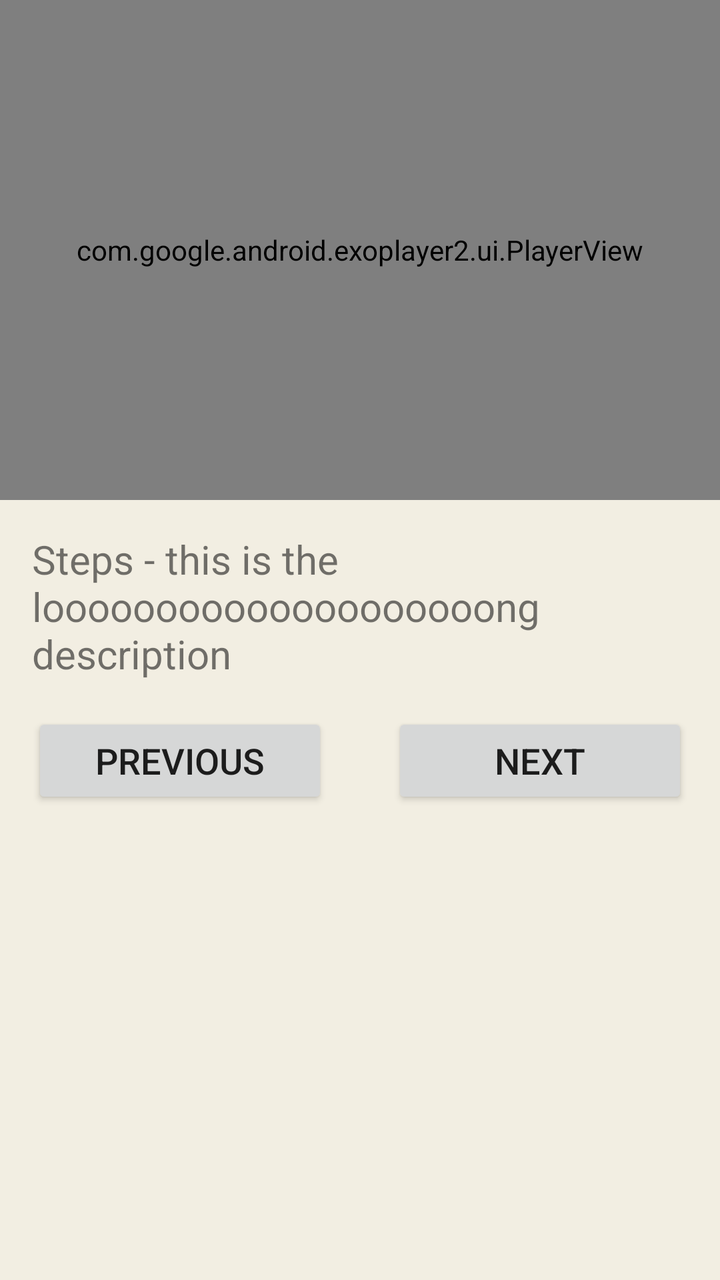
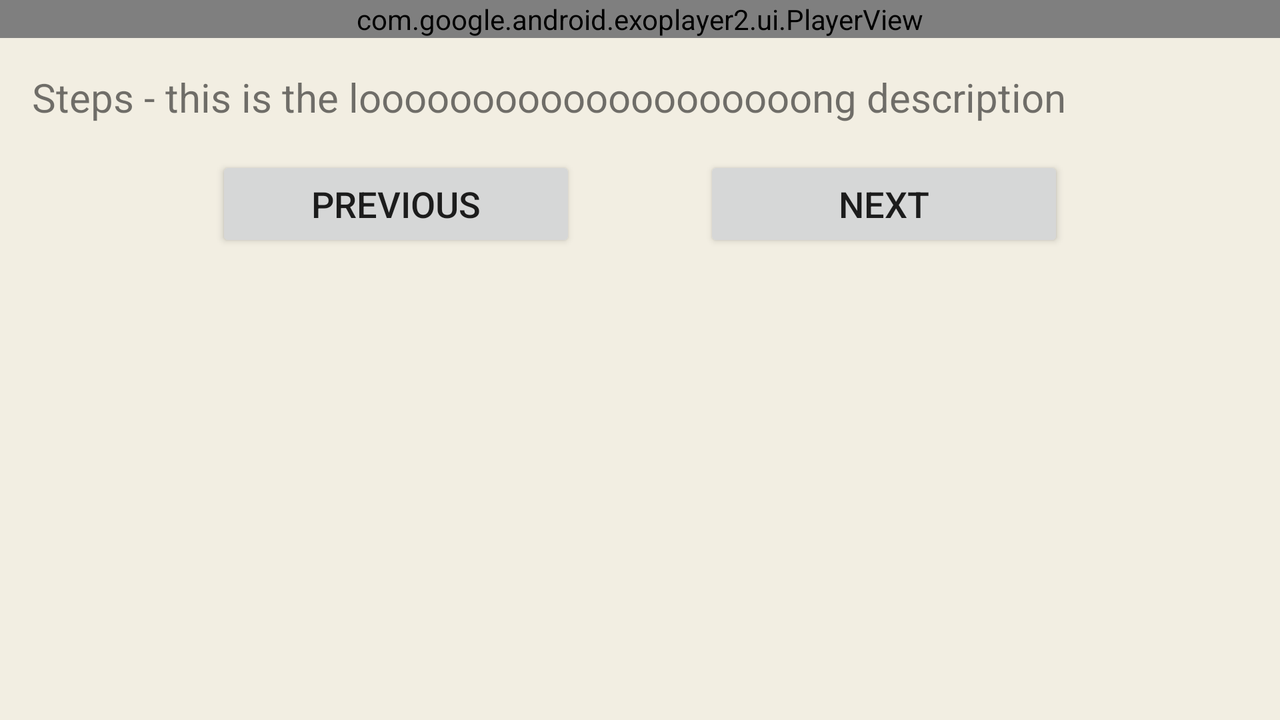

First picture: res/layout/ on a phone held upright. Second picture: the repository's own variant of that layout, on a device whose configuration matches the variant's folder. Source for both follows.
<!-- AndroidManifest.xml: application theme AppTheme -->
<!-- res/layout/fragment_recipe_instruction.xml -->
<?xml version="1.0" encoding="utf-8"?>
<ScrollView
    xmlns:android="http://schemas.android.com/apk/res/android"
    xmlns:app="http://schemas.android.com/apk/res-auto"
    xmlns:tools="http://schemas.android.com/tools"
    android:layout_width="fill_parent"
    android:layout_height="fill_parent">

    <android.support.constraint.ConstraintLayout
        android:layout_width="match_parent"
        android:layout_height="wrap_content"
        android:fitsSystemWindows="false">
        
        
        
        
        

        
        <com.google.android.exoplayer2.ui.PlayerView
            android:id="@+id/step_videoPlayerView"
            android:layout_width="@dimen/zero_width"
            android:layout_height="@dimen/exoplayer_height"
            app:resize_mode="zoom"
            app:layout_constraintBottom_toTopOf="@+id/steps_description_tv"
            app:layout_constraintEnd_toEndOf="parent"
            app:layout_constraintStart_toStartOf="parent"
            app:layout_constraintTop_toTopOf="parent">
        </com.google.android.exoplayer2.ui.PlayerView>

        
        <TextView
            android:id="@+id/steps_description_tv"
            android:layout_width="@dimen/zero_width"
            android:layout_height="wrap_content"
            android:layout_margin="@dimen/bigger_margin_and_padding"
            android:textSize="20sp"
            app:layout_constraintEnd_toEndOf="parent"
            app:layout_constraintStart_toStartOf="parent"
            app:layout_constraintTop_toBottomOf="@+id/step_videoPlayerView"
            tools:text="@string/steps_description_muster_tv" />

        <LinearLayout
            android:id="@+id/linear_layout"
            android:layout_width="@dimen/zero_width"
            android:layout_height="wrap_content"
            android:layout_alignParentBottom="true"
            android:layout_marginTop="@dimen/bigger_margin_and_padding"
            android:layout_marginBottom="@dimen/bigger_margin_and_padding"
            android:gravity="bottom"
            android:orientation="horizontal"
            app:layout_constraintBottom_toBottomOf="parent"
            app:layout_constraintEnd_toEndOf="parent"
            app:layout_constraintHorizontal_bias="0.0"
            app:layout_constraintStart_toStartOf="parent"
            app:layout_constraintTop_toBottomOf="@+id/steps_description_tv"
            app:layout_constraintVertical_bias="1.0">

            
            <Button
                android:id="@+id/previous_button"
                android:layout_width="@dimen/zero_width"
                android:layout_height="wrap_content"
                android:layout_marginStart="@dimen/bigger_margin_and_padding"
                android:layout_marginEnd="@dimen/bigger_margin_and_padding"
                android:layout_weight="1"
                android:height="@dimen/button_height"
                android:text="@string/previous_button"
                android:textSize="18sp"
                app:layout_constraintBottom_toBottomOf="parent"
                app:layout_constraintStart_toStartOf="parent" />

            
            <Button
                android:id="@+id/next_button"
                android:layout_width="@dimen/zero_width"
                android:layout_height="wrap_content"
                android:layout_marginStart="@dimen/bigger_margin_and_padding"
                android:layout_marginEnd="@dimen/bigger_margin_and_padding"
                android:layout_weight="1"
                android:height="@dimen/button_height"
                android:text="@string/next_button"
                android:textSize="18sp"
                app:layout_constraintEnd_toEndOf="parent" />
        </LinearLayout>
    </android.support.constraint.ConstraintLayout>
</ScrollView>
<!-- resources referenced by this layout -->
<resources>
  <dimen name="bigger_margin_and_padding">16dp</dimen>
  <dimen name="button_height">48dp</dimen>
  <dimen name="exoplayer_height">250dp</dimen>
  <dimen name="zero_width">0dp</dimen>
  <string name="next_button">Next</string>
  <string name="previous_button">Previous</string>
  <string name="steps_description_muster_tv">Steps - this is the loooooooooooooooooooong description</string>
  <style name="AppTheme" parent="Theme.AppCompat.Light.DarkActionBar">
          
          <item name="colorPrimary">@color/colorPrimary</item>
          <item name="colorPrimaryDark">@color/colorPrimaryDark</item>
          <item name="colorAccent">@color/colorAccent</item>
          <item name="android:colorBackground">@color/backgroundColor</item>
      </style>
  <color name="colorPrimary">#233237</color>
  <color name="colorPrimaryDark">#18121E</color>
  <color name="colorAccent">#984B43</color>
  <color name="backgroundColor">#F2EEE2</color>
</resources>
<!-- res/layout-land/fragment_recipe_instruction.xml (the repository's variant of the layout above) -->
<!-- drawn on the phone turned sideways -->
<?xml version="1.0" encoding="utf-8"?>
<ScrollView
    xmlns:android="http://schemas.android.com/apk/res/android"
    xmlns:app="http://schemas.android.com/apk/res-auto"
    xmlns:tools="http://schemas.android.com/tools"
    android:layout_width="fill_parent"
    android:layout_height="fill_parent">

    <android.support.constraint.ConstraintLayout
        android:layout_width="match_parent"
        android:layout_height="wrap_content"
        android:fitsSystemWindows="false">

        
        <com.google.android.exoplayer2.ui.PlayerView
            android:id="@+id/step_videoPlayerView"
            android:layout_width="@dimen/zero_width"
            android:layout_height="wrap_content"
            app:resize_mode="zoom"
            app:layout_constraintBottom_toTopOf="@+id/steps_description_tv"
            app:layout_constraintEnd_toEndOf="parent"
            app:layout_constraintStart_toStartOf="parent"
            app:layout_constraintTop_toTopOf="parent">
        </com.google.android.exoplayer2.ui.PlayerView>

        
        <TextView
            android:id="@+id/steps_description_tv"
            android:layout_width="@dimen/zero_width"
            android:layout_height="wrap_content"
            android:layout_margin="@dimen/bigger_margin_and_padding"
            android:textSize="20sp"
            app:layout_constraintEnd_toEndOf="parent"
            app:layout_constraintStart_toStartOf="parent"
            app:layout_constraintTop_toBottomOf="@+id/step_videoPlayerView"
            tools:text="@string/steps_description_muster_tv" />

        <LinearLayout
            android:id="@+id/linear_layout"
            android:layout_width="match_parent"
            android:layout_height="wrap_content"
            android:layout_alignParentBottom="true"
            android:layout_marginTop="@dimen/bigger_margin_and_padding"
            android:layout_marginBottom="@dimen/bigger_margin_and_padding"
            android:gravity="center_horizontal"
            android:orientation="horizontal"
            app:layout_constraintBottom_toBottomOf="parent"
            app:layout_constraintEnd_toEndOf="parent"
            app:layout_constraintHorizontal_bias="0.0"
            app:layout_constraintStart_toStartOf="parent"
            app:layout_constraintTop_toBottomOf="@+id/steps_description_tv"
            app:layout_constraintVertical_bias="1.0">

            
            <Button
                android:id="@+id/previous_button"
                android:layout_width="@dimen/button_width_tablet"
                android:layout_height="wrap_content"
                android:layout_marginStart="@dimen/big_margin_and_padding"
                android:layout_marginEnd="@dimen/big_margin_and_padding"
                android:height="48dp"
                android:text="@string/previous_button"
                android:textSize="18sp" />

            
            <Button
                android:id="@+id/next_button"
                android:layout_width="@dimen/button_width_tablet"
                android:layout_height="wrap_content"
                android:layout_marginStart="@dimen/big_margin_and_padding"
                android:layout_marginEnd="@dimen/big_margin_and_padding"
                android:height="48dp"
                android:text="@string/next_button"
                android:textSize="18sp" />
        </LinearLayout>
    </android.support.constraint.ConstraintLayout>
</ScrollView>
<!-- resources referenced by the variant -->
<!-- as the phone turned sideways resolves them -->
<resources>
  <dimen name="big_margin_and_padding">32dp</dimen>
  <dimen name="bigger_margin_and_padding">16dp</dimen>
  <dimen name="button_width_tablet">180dp</dimen>
  <dimen name="zero_width">0dp</dimen>
  <string name="next_button">Next</string>
  <string name="previous_button">Previous</string>
  <string name="steps_description_muster_tv">Steps - this is the loooooooooooooooooooong description</string>
  <style name="AppTheme" parent="Theme.AppCompat.Light.DarkActionBar">
          
          <item name="colorPrimary">@color/colorPrimary</item>
          <item name="colorPrimaryDark">@color/colorPrimaryDark</item>
          <item name="colorAccent">@color/colorAccent</item>
          <item name="android:colorBackground">@color/backgroundColor</item>
      </style>
  <color name="colorPrimary">#233237</color>
  <color name="colorPrimaryDark">#18121E</color>
  <color name="colorAccent">#984B43</color>
  <color name="backgroundColor">#F2EEE2</color>
</resources>
